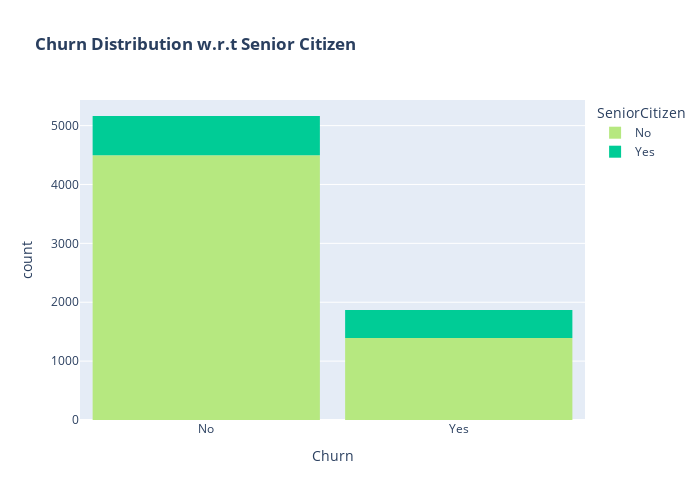

Notebook code for this chart:
### Code cell
color_map={'Yes':'#00CC96','No':'#B6E880'}

fig=px.histogram(df,x='Churn',color='SeniorCitizen',title='<b>Churn Distribution w.r.t Senior Citizen',color_discrete_map=color_map)

fig.update_layout(width=700,height=500,bargap=0.1)

fig.show()

### Figure 1 — Plotly figure (JSON) as saved in the notebook; plotly's stock layout.template omitted (floating-point values rounded to 4 significant figures; data arrays with more than 128 entries replaced by an {"elided": "..."} marker saying what was removed)
{"data": [{"alignmentgroup": "True", "bingroup": "x", "hovertemplate": "SeniorCitizen=No<br>Churn=%{x}<br>count=%{y}<extra></extra>", "legendgroup": "No", "marker": {"color": "#B6E880", "pattern": {"shape": ""}}, "name": "No", "offsetgroup": "No", "orientation": "v", "showlegend": true, "type": "histogram", "x": {"elided": "5890 str values"}, "xaxis": "x", "yaxis": "y"}, {"alignmentgroup": "True", "bingroup": "x", "hovertemplate": "SeniorCitizen=Yes<br>Churn=%{x}<br>count=%{y}<extra></extra>", "legendgroup": "Yes", "marker": {"color": "#00CC96", "pattern": {"shape": ""}}, "name": "Yes", "offsetgroup": "Yes", "orientation": "v", "showlegend": true, "type": "histogram", "x": {"elided": "1142 str values"}, "xaxis": "x", "yaxis": "y"}], "layout": {"bargap": 0.1, "barmode": "relative", "height": 500, "legend": {"title": {"text": "SeniorCitizen"}, "tracegroupgap": 0}, "title": {"text": "<b>Churn Distribution w.r.t Senior Citizen"}, "width": 700, "xaxis": {"anchor": "y", "autorange": true, "domain": [0, 1], "range": [-0.5, 1.5], "title": {"text": "Churn"}, "type": "category"}, "yaxis": {"anchor": "x", "autorange": true, "domain": [0, 1], "range": [0, 5435.0], "title": {"text": "count"}}}}
